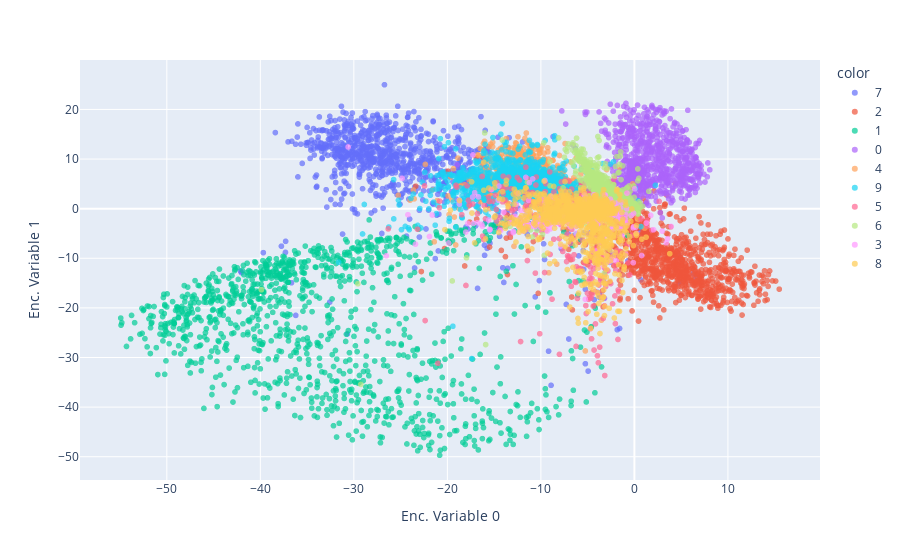

Notebook code for this chart:
### Markdown cell above
This graph shows where each input image is mapped in the encoded space. Since we have just 2 encoded variables, we can easily plot them in a bidimensional space.

### Code cell
import plotly.express as px
px.scatter(encoded_samples, x='Enc. Variable 0', y='Enc. Variable 1', color=encoded_samples.label.astype(str), opacity=0.7)

### Figure 1 — Plotly figure (JSON) as saved in the notebook; plotly's stock layout.template omitted (floating-point values rounded to 4 significant figures; data arrays with more than 128 entries replaced by an {"elided": "..."} marker saying what was removed)
{"data": [{"hovertemplate": "color=7<br>Enc. Variable 0=%{x}<br>Enc. Variable 1=%{y}<extra></extra>", "legendgroup": "7", "marker": {"color": "#636efa", "opacity": 0.7, "symbol": "circle"}, "mode": "markers", "name": "7", "showlegend": true, "type": "scattergl", "x": {"elided": "1028 float values"}, "xaxis": "x", "y": {"elided": "1028 float values"}, "yaxis": "y"}, {"hovertemplate": "color=2<br>Enc. Variable 0=%{x}<br>Enc. Variable 1=%{y}<extra></extra>", "legendgroup": "2", "marker": {"color": "#EF553B", "opacity": 0.7, "symbol": "circle"}, "mode": "markers", "name": "2", "showlegend": true, "type": "scattergl", "x": {"elided": "1032 float values"}, "xaxis": "x", "y": {"elided": "1032 float values"}, "yaxis": "y"}, {"hovertemplate": "color=1<br>Enc. Variable 0=%{x}<br>Enc. Variable 1=%{y}<extra></extra>", "legendgroup": "1", "marker": {"color": "#00cc96", "opacity": 0.7, "symbol": "circle"}, "mode": "markers", "name": "1", "showlegend": true, "type": "scattergl", "x": {"elided": "1135 float values"}, "xaxis": "x", "y": {"elided": "1135 float values"}, "yaxis": "y"}, {"hovertemplate": "color=0<br>Enc. Variable 0=%{x}<br>Enc. Variable 1=%{y}<extra></extra>", "legendgroup": "0", "marker": {"color": "#ab63fa", "opacity": 0.7, "symbol": "circle"}, "mode": "markers", "name": "0", "showlegend": true, "type": "scattergl", "x": {"elided": "980 float values"}, "xaxis": "x", "y": {"elided": "980 float values"}, "yaxis": "y"}, {"hovertemplate": "color=4<br>Enc. Variable 0=%{x}<br>Enc. Variable 1=%{y}<extra></extra>", "legendgroup": "4", "marker": {"color": "#FFA15A", "opacity": 0.7, "symbol": "circle"}, "mode": "markers", "name": "4", "showlegend": true, "type": "scattergl", "x": {"elided": "982 float values"}, "xaxis": "x", "y": {"elided": "982 float values"}, "yaxis": "y"}, {"hovertemplate": "color=9<br>Enc. Variable 0=%{x}<br>Enc. Variable 1=%{y}<extra></extra>", "legendgroup": "9", "marker": {"color": "#19d3f3", "opacity": 0.7, "symbol": "circle"}, "mode": "markers", "name": "9", "showlegend": true, "type": "scattergl", "x": {"elided": "1009 float values"}, "xaxis": "x", "y": {"elided": "1009 float values"}, "yaxis": "y"}, {"hovertemplate": "color=5<br>Enc. Variable 0=%{x}<br>Enc. Variable 1=%{y}<extra></extra>", "legendgroup": "5", "marker": {"color": "#FF6692", "opacity": 0.7, "symbol": "circle"}, "mode": "markers", "name": "5", "showlegend": true, "type": "scattergl", "x": {"elided": "892 float values"}, "xaxis": "x", "y": {"elided": "892 float values"}, "yaxis": "y"}, {"hovertemplate": "color=6<br>Enc. Variable 0=%{x}<br>Enc. Variable 1=%{y}<extra></extra>", "legendgroup": "6", "marker": {"color": "#B6E880", "opacity": 0.7, "symbol": "circle"}, "mode": "markers", "name": "6", "showlegend": true, "type": "scattergl", "x": {"elided": "958 float values"}, "xaxis": "x", "y": {"elided": "958 float values"}, "yaxis": "y"}, {"hovertemplate": "color=3<br>Enc. Variable 0=%{x}<br>Enc. Variable 1=%{y}<extra></extra>", "legendgroup": "3", "marker": {"color": "#FF97FF", "opacity": 0.7, "symbol": "circle"}, "mode": "markers", "name": "3", "showlegend": true, "type": "scattergl", "x": {"elided": "1010 float values"}, "xaxis": "x", "y": {"elided": "1010 float values"}, "yaxis": "y"}, {"hovertemplate": "color=8<br>Enc. Variable 0=%{x}<br>Enc. Variable 1=%{y}<extra></extra>", "legendgroup": "8", "marker": {"color": "#FECB52", "opacity": 0.7, "symbol": "circle"}, "mode": "markers", "name": "8", "showlegend": true, "type": "scattergl", "x": {"elided": "974 float values"}, "xaxis": "x", "y": {"elided": "974 float values"}, "yaxis": "y"}], "layout": {"legend": {"title": {"text": "color"}, "tracegroupgap": 0}, "margin": {"t": 60}, "xaxis": {"anchor": "y", "domain": [0, 1], "title": {"text": "Enc. Variable 0"}}, "yaxis": {"anchor": "x", "domain": [0, 1], "title": {"text": "Enc. Variable 1"}}}}
